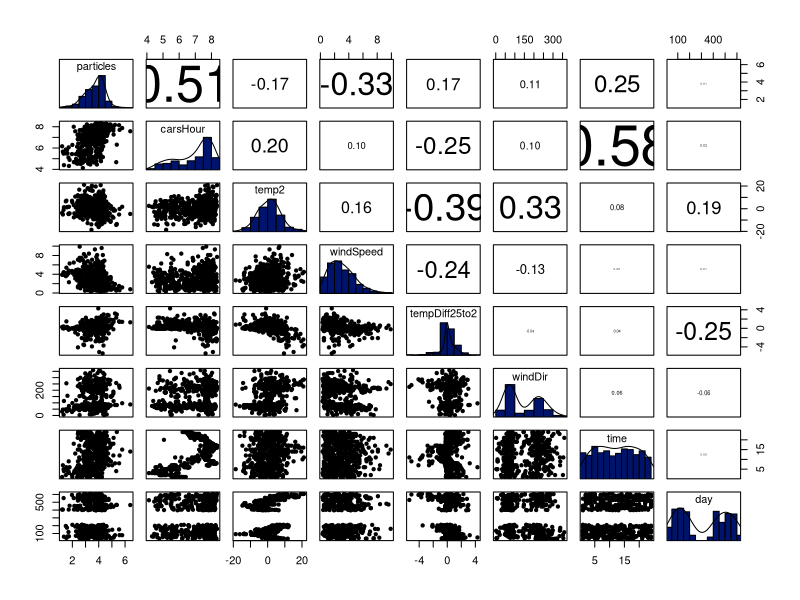
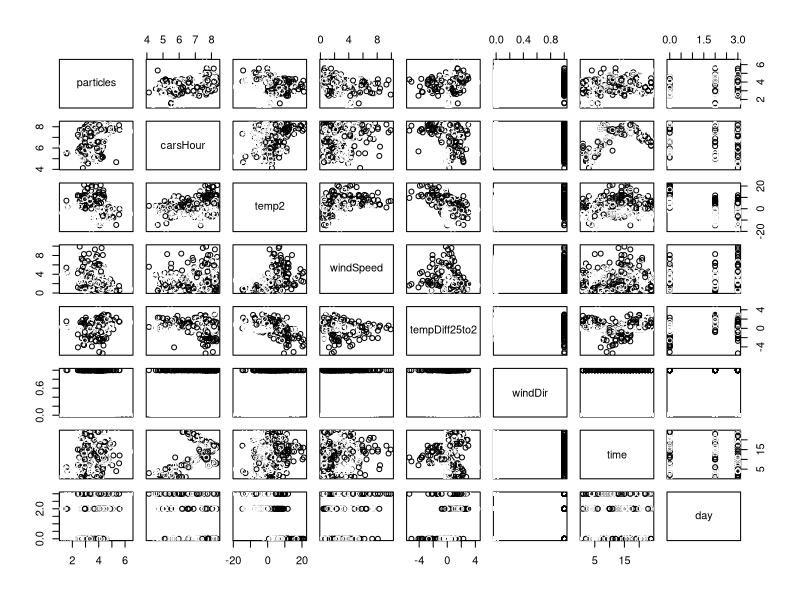
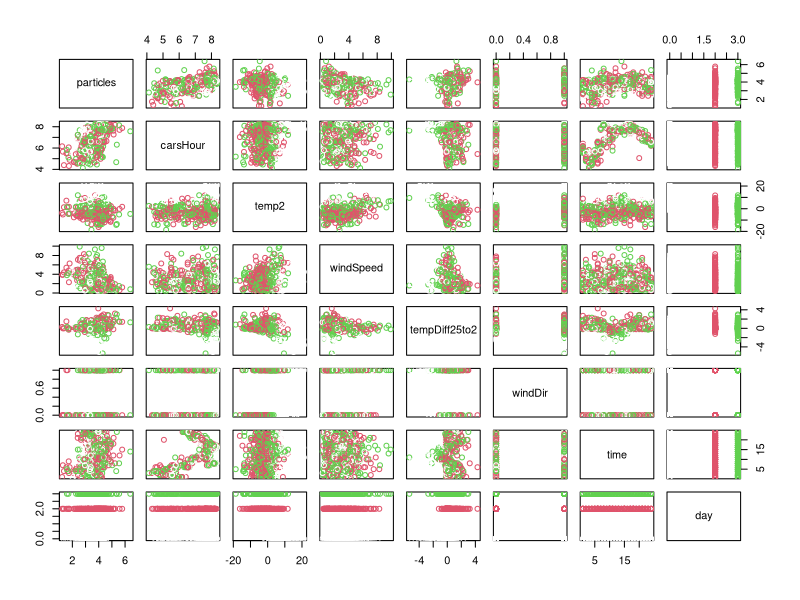
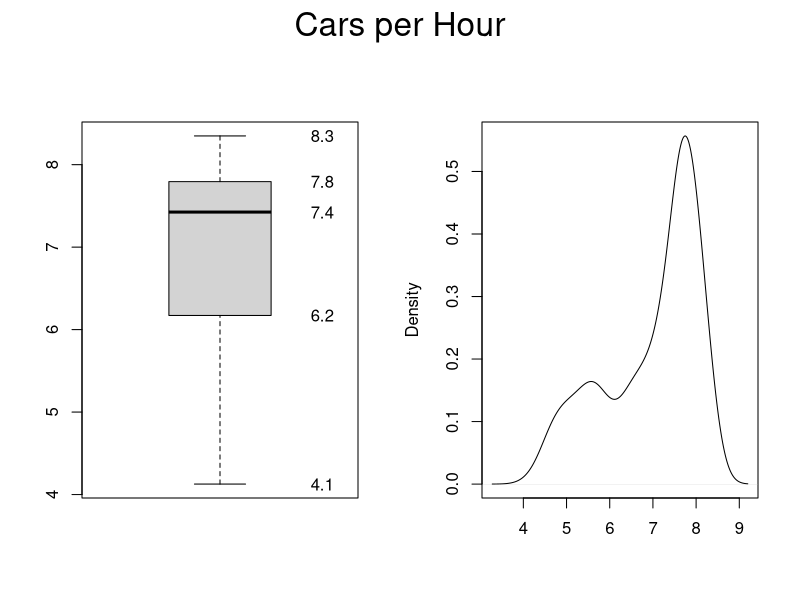
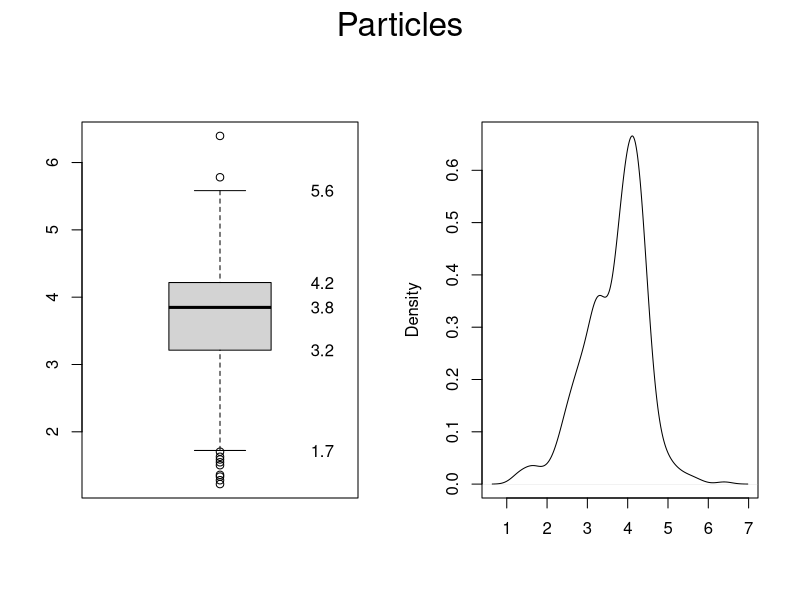
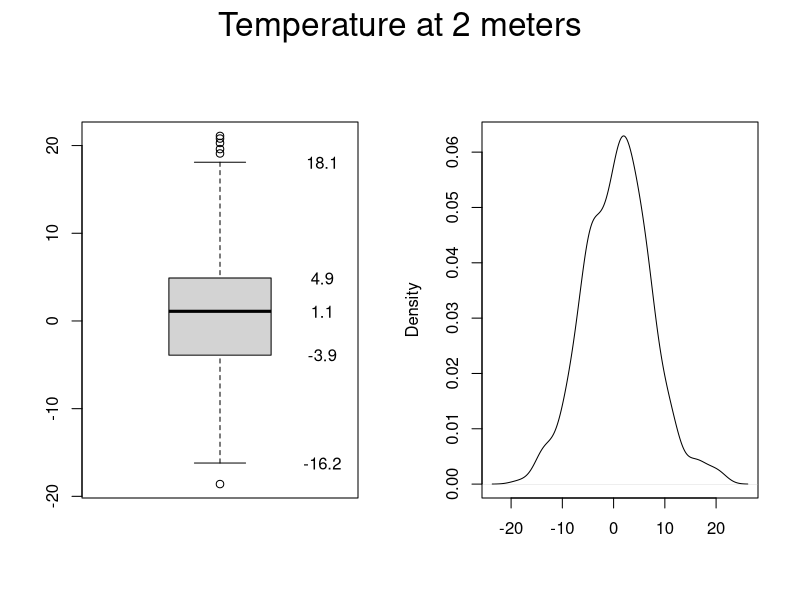
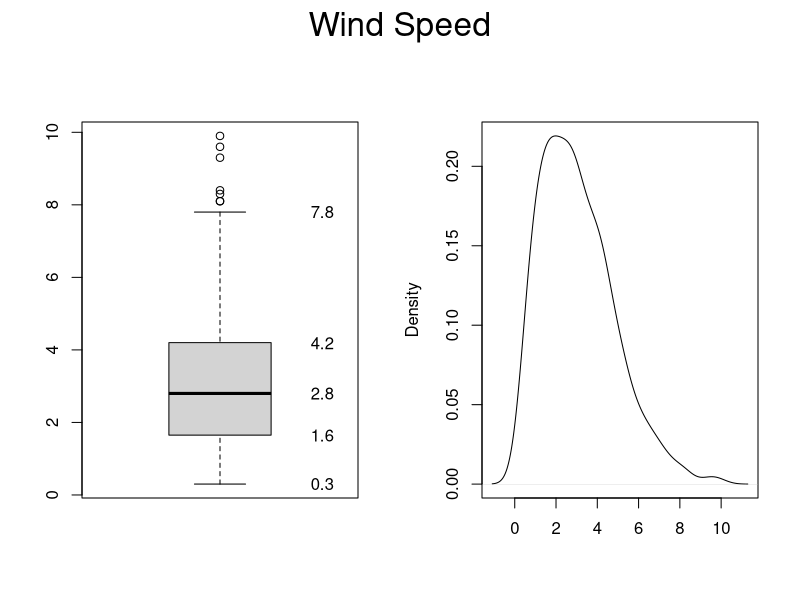
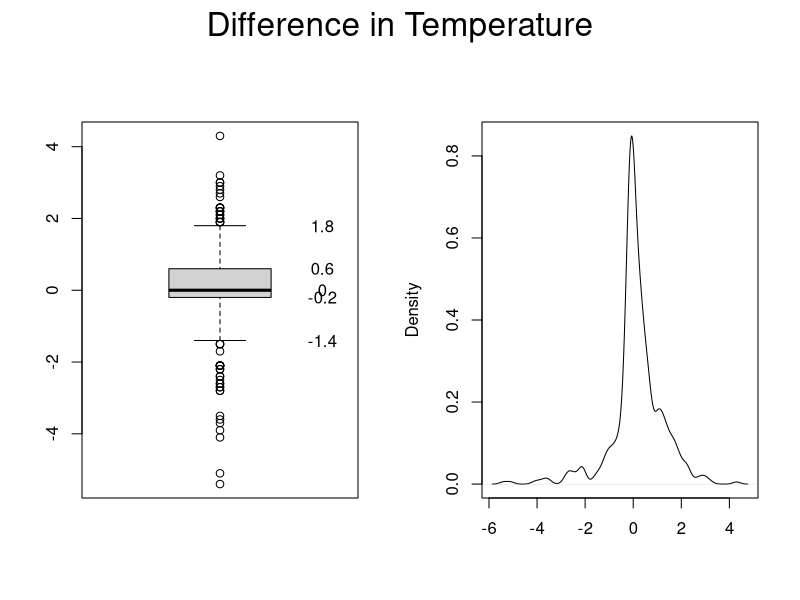

Source code (R) for these figures, in order:
setwd("/Users/Jaime/Desktop/Master/PredictiveModeling/Project1/NO2/")
##################################Importing necessary libraries ###########
library("psych")
library("MASS")
library("scatterplot3d")
library("pracma")
library("tidyverse")
library("car")
library("glmnet")

##################################Loading the dataset##################################
no2 = read.csv("NO2.csv", col.names = c("particles", "carsHour", "temp2", "windSpeed", "tempDiff25to2", "windDir", "time", "day"))
attach(no2)
head(no2)

##################################First Exploratory Analysis##################################
pairs.panels(no2, 
             method = "pearson", # correlation method
             hist.col = "#00146E",
             col = "red",
             lm = FALSE,
             ellipses = FALSE,
             smooth = FALSE,
             #pch = c(21,21)[class],
             #bg=my_cols[class],
             rug = FALSE,
             cex.cor = 5,
             scale = TRUE,
             density = TRUE  # show density plots
)

##################################FIXING THE VARIABLES#######################################
## Cleaning day by season. The day variable is measured as number of days from October 1. 2001
# Spring = 0; Summer = 1; Autumn = 2; Winter = 3
summary(day)
seasons <- day
for (i in 1:length(day)) {
  if ((day[i] >= 0 && day[i] <= 91) || (day[i] >= 366 && day[i] <= 457)) {
    seasons[i] <- as.double(2)
  }
  else if ((day[i] >= 92 && day[i] <= 183) || (day[i] >= 458 && day[i] <= 549)) {
    seasons[i] <- as.double(3)
  }
  else if ((day[i] >= 184 && day[i] <= 275) || (day[i] >= 549 && day[i] <= 608)) {
    seasons[i] <- as.double(0)
  }
  else if (day[i] >= 276 && day[i] <= 365) {
    seasons[i] <- as.double(1)
  }
}

no2$day <- seasons

## Fixing wind direction by splitting it into two clusters since there seems to be two clearly different wind directions
clusterWindDir <- kmeans(windDir,2)$cluster
no2$windDir<-clusterWindDir-1

#Ploting the data coloring according to the categorical values (No clear difference in the data with these two groupings):
pairs(no2[c(sapply(no2,class)!="factor")],col=no2$windDir)
pairs(no2[c(sapply(no2,class)!="factor")],col=no2$day)

###################################DESCRIPTIVE ANALYSIS######################
dev.off() # Cleaning the plotting area

#This functions plots two graphs that help descrive the different variables
variable_analysis<-function(data,chart_name="chart_name"){
  par(mfcol=c(1,2),oma=c(0,0,2,0))
  
  boxplot(data,main=names(data),title="Boxplot")
  text(x = 1.4,labels = round(boxplot.stats(data)$stats,1),y = boxplot.stats(data)$stats)
  
  plot(density(data),main = "",xlab = "")  
  abline()
  mtext(chart_name,outer = T,cex=2)
}

variable_analysis(carsHour,"Cars per Hour")
variable_analysis(particles, "Particles")
variable_analysis(temp2, "Temperature at 2 meters")
variable_analysis(windSpeed, "Wind Speed")
variable_analysis(tempDiff25to2, "Difference in Temperature")


###################### ANALYZING LINEARITY PREDICTORS VS RESPONSE ###################
# This function plots the response variable vs the predictor.
# It also builds a linear model and tests the normality of the residuals assumptions
# by plotting its distribution.
models<-function(tobepredict="temp2",predictor="particles",data=no2){
  temp_1<-sapply(no2[names(no2)==tobepredict],as.numeric)
  temp_2<-sapply(no2[names(no2)==predictor],as.numeric)
  mod_temp <- lm(temp_1 ~ temp_2, data = no2)
  print(summary(mod_temp))
  #plot(temp_2~temp_1,xlab = predictor,ylab=tobepredict,main="Linear Model") The scatterplot shows more info
  plot(density(mod_temp$residuals),main="Theorical residuals Vs Empirical")
  lines(density(rnorm(n=10000,sd=sd(mod_temp$residuals))),col="blue")
  scatterplot(x=temp_1,y=temp_2,col = 1, regLine = FALSE, smooth = FALSE,xlab = predictor,ylab = tobepredict)
  #abline(coef=mod_temp$coefficients, col = "red")
  print("Check the two graphs")
  return(mod_temp)
}

## particles vs carsHour
# Linear relation is observed
modCarsParticles <- models("particles","carsHour")
# Slightly negative skewness
skew(modCarsParticles$residuals)

## particles vs temp2 
# Linear relation can not be appreciated (cloud of points)
modTempParticles <- models("particles","temp2")
# Negative skewed - not large
skew(modTempParticles$residuals)

## Particles vs windSpeed 
# Linear relation can be observed
modWindSpeedParticles <- models("particles","windSpeed")
# Similar skewness to that of temp2
skew(modWindSpeedParticles$residuals)

## particles vs tempDiff25to2 
# Not linear relation. Most of the points close to 0 -> low variance of the predictor, might not be useful 
modTempDiffParticles <- models("particles","tempDiff25to2")
# Similar skewness to that of temp2
skew(modTempDiffParticles$residuals)

dev.off()
## particles VS windDir
# WinDir transformed into binary variable, as we've seen before there's no division according to windDir
plot(particles,col=clusterWindDir,pch=19,cex=0.8)

## CarsHour vs time 
# The correlation coefficient of this two predictors is high but looking at the first 
# graph these predictors seem to have some king of sinusoidal relation.
# We are going to try to prove that time has a trigonometric relation with carsHour
summary(time)
per <- max(time)
plot(carsHour~time)
timePlot <- linspace(1, 24, 1000)
lines(6.2 - 2*sin((2*pi/24)*timePlot+0.5)~timePlot)

## particles vs time
# Difficult to fit a model because time is discrete and has a trigonometric relation 
# with carsHour which is enough reason to not use this predictor.
models("particles","time")

## particles vs day. Already fixed the variable. 
# No insights from the plot
plot(particles, col=no2$day)

##################################BUILDING THE LINEAR MODELS##################################
# -7 is applied in order to delete time because it does not meet linearity assumptions.

mod <- lm(particles ~ ., data = no2[,-7])
summary(mod)
# From this result, we can conclude that day & winDir are not significant variables
anova(mod)
# From this result, we can see that the variable that has a higher weight on the response is carsHour

modBIC <- stepAIC(mod, k=log(length(particles)))
cleanModel <- lm(no2[,-7])
cleanModelBIC <- stepAIC(cleanModel, k = log(length(particles)))
#Previous hints from ANOVA are confirmed using BIC

#Ploting the predictors maintained after applying BIC and response variable.
pairs.panels(no2[,c(1,2,3,4,5)],
             method = "pearson", # correlation method
             hist.col = "#00146E",
             lm = FALSE,
             ellipses = FALSE,
             smooth = FALSE,
             #pch = c(21,21,21,21)[as.factor(seasons)],
             #bg=c("green", "red", "yellow", "blue")[as.factor(seasons)],
             rug = FALSE,
             cex.cor = 5,
             scale = TRUE,
             density = TRUE  # show density plots
)

#As we expected, BIC gets rid of the season variable & winDir
# 3 Steps, at first day (which in reality are two variables now) is removed and then winDir, improving the score of the AIC
summary(cleanModelBIC)
cleanModelBIC$anova

# As stated befor, from this result we can see that the variable that has a higher impact is carsHour, 
# and that the windSpeed reduces the number of particles, which makes sense
cleanModelBIC$coefficients

############################CHECKING MODEL ASSUMPTIONS#############################

plot(cleanModelBIC) ### This returns various graphs that might help seeing if the model assumptions are met, specially those concering errors
## Linearity -> Previously checked, also trigonometric relation between carHour & particles

## Error normality -> With the graphs we can check that the residual follow a a normal distribution
par(mfrow=c(1,2))
plot(cleanModelBIC,2)
plot(density(cleanModelBIC$residuals),main="")
lines(col="blue",x = density(rnorm(n = 10000,sd=sd(cleanModelBIC$residuals))))
dev.off()

## Homoscedasticity -> The variance is approximately constant and p-value lets us reject the null hypothesis
# of the variance not being constant
ncvTest(cleanModelBIC)
plot(cleanModelBIC,3)

## Independe -> Hard to check using graphs, so we apply DurbinWatsonTest
lag.plot(cleanModelBIC$residuals, lags = 1, do.lines = FALSE)
durbinWatsonTest(cleanModelBIC)

## Multicollinearity -> as interactions between variables are not easy to see, we apply Variance Inflation Factor
vif(cleanModelBIC)

############################CHECKING NON-LINEAR MODELS#############################

## BIC with first order interactions
modFirstOrder <- stepAIC(object = lm(particles ~ ., data = no2[-7]), scope = particles ~ .^2, k = log(length(particles)), trace = 0)
BIC(modFirstOrder)
summary(modFirstOrder)
# Model performance is not improved in a significant way applying higher order interactions and complexity gets higher, so it might not be worthy.

## BIC with second order interactions
carsHourSq <- poly(x = carsHour, degree = 2, raw = TRUE)
temp2Sq <- poly(x = temp2, degree = 2, raw = TRUE)
windSpeedSq <- poly(x = windSpeed, degree = 2, raw = TRUE)
tempDiff25to2Sq <- poly(x = tempDiff25to2, degree = 2, raw = TRUE)
no2Sq <- data.frame("particles" = particles,
                    "carsHour" = carsHourSq[,1], "carsHourSq" = carsHourSq[,2],
                    "temp2" = temp2Sq[,1], "temp2Sq" = temp2Sq[,2],
                    "windSpeed" = windSpeedSq[,1], "windSpeedSq" = windSpeedSq[,2],
                    "tempDiff25to2" = tempDiff25to2Sq[,1], "tempDiff25to2Sq" = tempDiff25to2Sq[,2])
modFirstOrderWithSq <- stepAIC(object = lm(particles ~ ., data = no2Sq), scope = particles ~ .^2, k = log(length(particles)), trace = 0)
BIC(modFirstOrderWithSq)
summary(modFirstOrderWithSq)
# Taking into account squared predictors does improve the BIC and the adjusted R^2. This model might be the best
# one if we were to carry out some supervised regression and our main objective were improving accuracy. Although
# it might also mean that we are overfitting. For the second report we shall explore more in depth this model.

############################RIDGE AND LASSO REGRESSION######################################
dev.off()

no2Matrix <- model.matrix.lm(particles ~ 0+carsHour+windSpeed+temp2+tempDiff25to2+no2$day+no2$windDir, na.action = "na.pass")
no2Matrix <- scale(no2Matrix)

ridgeMod <- glmnet(x = no2Matrix, y = particles, alpha = 0)
summary(ridgeMod)
# This graph shows the most important variables
plot(ridgeMod, xvar = "norm", label = TRUE)
# This graph shows the maximum adjusted R squared that can be measured
plot(ridgeMod, label = TRUE, xvar = "dev")

kcvRidge <- cv.glmnet(x = no2Matrix, y = particles, alpha = 0, nfolds = 10)
# Lambda that minimizes the error of the model
kcvRidge$lambda.min
# Minimum cross-validation error
min(kcvRidge$cvm)
# Lambda range (The minimum is in the minimum of the range)
range(kcvRidge$lambda)
lambdaGrid <- 10^seq(log10(kcvRidge$lambda[1]), log10(0.0001),
                     length.out = 250) # log-spaced grid
kcvRidge2 <- cv.glmnet(x = no2Matrix, y = particles, nfolds = 10, alpha = 0,
                       lambda = lambdaGrid)
plot(kcvRidge2)

# The glmnet fit is inside the output of cv.glmnet
modRidgeCV <- kcvRidge2$glmnet.fit

# Inspect the best models
plot(modRidgeCV, label = TRUE, xvar = "lambda")
abline(v = log(c(kcvRidge2$lambda.min, kcvRidge2$lambda.1se)))

# Ridge model with lambda 1se
bestRidge <- glmnet(x = no2Matrix, y = particles, lambda = kcvRidge2$lambda.1se, alpha = 0)
bestRidge$beta

##### Lasso
lassoMod <- glmnet(x = no2Matrix, y = particles, alpha = 1)
plot(lassoMod, xvar = "lambda", label = TRUE)
plot(lassoMod, label = TRUE, xvar = "dev")

kcvLasso <- cv.glmnet(x = no2Matrix, y = particles, alpha = 1, nfolds = 10)
kcvLasso$lambda.min
kcvLasso$lambda.1se
# In this case the minimum is not at an extreme
range(kcvLasso$lambda)
plot(kcvLasso)

ncvLasso <- cv.glmnet(x = no2Matrix, y = particles, alpha = 1, nfolds = 12,lambda = lambdaGrid)
plot(ncvLasso)

modLassoCV <- kcvLasso$glmnet.fit
plot(modLassoCV, label = TRUE, xvar = "lambda")
abline(v = log(c(kcvLasso$lambda.min, kcvLasso$lambda.1se)))

# Best Lasso model
bestLasso <- glmnet(x = no2Matrix, y = particles, alpha = 1, lambda = kcvLasso$lambda.1se)
bestLasso$beta
# As expected we should only take into account carsHour, temp2, windSpeed and tempDiff25to2 since they have the 
# highest coefficients both in Ridge and Lasso regression models

simpleBICClassification <- stepAIC(glm(I(particles > 3.85) ~ ., data = no2), k = log(length(particles)))
summary(simpleBICClassification)
yHat <- simpleBICClassification$fitted.values > 0.5
tab <- table(I(particles > 3.85), yHat)
tab
sum(diag(tab)) / sum(tab)
## Not worthy to take into consideration interactions
interactionsBICClassification <- stepAIC(glm(I(particles > 3.85) ~ .^2, data = no2), k = log(length(particles)))
summary(interactionsBICClassification)
yHat <- interactionsBICClassification$fitted.values > 0.5
tab <- table(I(particles > 3.85), yHat)
tab
sum(diag(tab)) / sum(tab)
## Squareing the variables improves the results, althouhg we need 10 predictors for this model
squaredBICClassidication <- stepAIC(glm(I(particles > 3.85) ~ .^2, data = no2Sq), k = log(length(particles)))
summary(squaredBICClassidication)
yHat <- squaredBICClassidication$fitted.values > 0.5
tab <- table(I(particles > 3.85), yHat)
tab
sum(diag(tab)) / sum(tab)

# 0 = Madrugada (0-6); 1 = Ma??ana (6-12); 2 = Tarde (12-18); 3 = Noche (18 - 24)
timeOfDay <- time
for (i in 1:length(time)) {
  if (time[i] >= 0 && time[i] < 6) {
    timeOfDay[i] <- 1
  }
  else if (time[i] >= 6 && time[i] < 12) {
    timeOfDay[i] <- 2
  }
  else if (time[i] >= 12 && time[i] < 18) {
    timeOfDay[i] <- 3
  }
  else if (time[i] >= 18) {
    timeOfDay[i] <- 4
  }
}

no2Aux <- data.frame("particles" = particles, "carsHour" = carsHour, "temp2" = temp2, "tempDiff25to2" = tempDiff25to2, "windSpeed" = windSpeed, "day" = no2$day, "windDir" = no2$windDir, "timeOfDay" = timeOfDay)

# Time of the day separates the amount of cars per hour which makes total sense.
plot(particles ~ carsHour, data = no2Aux, col = timeOfDay)
plot(particles ~ temp2, data = no2Aux, col = timeOfDay)
plot(particles ~ tempDiff25to2, data = no2Aux, col = timeOfDay)
plot(particles ~ windSpeed, data = no2Aux, col = timeOfDay)
plot(particles ~ carsHour, data = no2Aux, col = windDir+1) 
# Wind direction somewhat separates the temperature wich makes sense
plot(particles ~ temp2, data = no2Aux, col = windDir+1)
# There's a wind direction for which the variance of the temperature difference is smaller than for the other
plot(particles ~ tempDiff25to2, data = no2Aux, col = windDir+1)
# There's a direction that gets higher wind speeds but there's not too much of a difference
plot(particles ~ windSpeed, data = no2Aux, col = windDir+1)

## It could be interesting to see when the "PREAVISO" level is reached which is the value for which in Madrid we get "Escenario 1"
## The amount of NO2 needed to reach "PREAVISO" level is 180 mu g/m3
## From the original article: https://www.sciencedirect.com/science/article/pii/S135223100500021X#sec8 we know that
## the concentration of NO2 is measured in the same units as the "PREAVISO" level.
## Due to the small amount of observations measuring above this value we think it's going to be hard to train a good classifier
# DOES NOT WORK...
no2Real = data.frame("particles" = exp(particles), "carsHour" = carsHour, "temp2" = temp2, "tempDiff25to2" = tempDiff25to2, "windSpeed" = windSpeed, "windDir" = no2$windDir)

levelModel <- stepAIC(glm((particles > 120) ~ ., data = no2Real[1:350,]), k = log(length(particles)))
summary(levelModel)
plot(no2Real$particles>120 ~ carsHour)#, xlim = c(-100, 350))
x <- seq(-100, 350, l = 2000)
y <- exp(-(levelModel$coefficients[1] + levelModel$coefficients[2] * x))
y <- 1 / (1 + y)
lines(x, y, col = 2, lwd = 2)

summary(predict(levelModel, newdata = data.frame(carsHour = 12, temp2 = -18, tempDiff25to2 = 11)))
